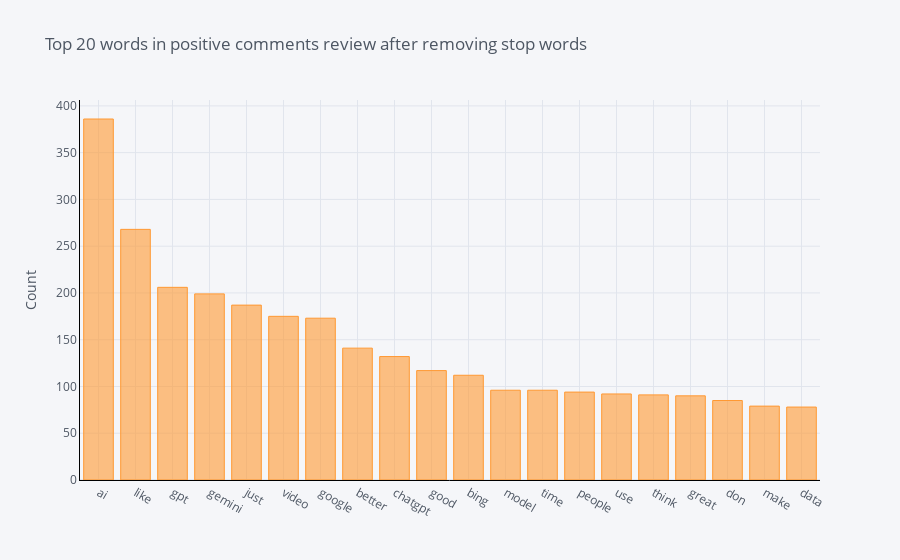

Notebook code cell kept with this figure:
### Code cell
# Unigram

def get_top_n_words(corpus, n=None):
    vec = CountVectorizer(stop_words = list(stop_words)).fit(corpus)
    bag_of_words = vec.transform(corpus)
    sum_words = bag_of_words.sum(axis=0) 
    words_freq = [(word, sum_words[0, idx]) for word, idx in vec.vocabulary_.items()]
    words_freq =sorted(words_freq, key = lambda x: x[1], reverse=True)
    return words_freq[:n]
common_words = get_top_n_words(pos_df['text'], 20)
# for word, freq in common_words:
#     print(word, freq)
df2 = pd.DataFrame(common_words, columns = ['CommentsText' , 'count'])
df2.groupby('CommentsText').sum()['count'].sort_values(ascending=False).iplot(
    kind='bar', yTitle='Count', linecolor='black', title='Top 20 words in positive comments review after removing stop words')

### Figure 1 — Plotly figure (JSON) as saved in the notebook; plotly's stock layout.template omitted (floating-point values rounded to 4 significant figures)
{"data": [{"marker": {"color": "rgba(255, 153, 51, 0.6)", "line": {"color": "rgba(255, 153, 51, 1.0)", "width": 1}}, "name": "count", "orientation": "v", "text": "", "type": "bar", "x": ["ai", "like", "gpt", "gemini", "just", "video", "google", "better", "chatgpt", "good", "bing", "model", "time", "people", "use", "think", "great", "don", "make", "data"], "y": [386, 268, 206, 199, 187, 175, 173, 141, 132, 117, 112, 96, 96, 94, 92, 91, 90, 85, 79, 78]}], "layout": {"legend": {"bgcolor": "#F5F6F9", "font": {"color": "#4D5663"}}, "paper_bgcolor": "#F5F6F9", "plot_bgcolor": "#F5F6F9", "title": {"font": {"color": "#4D5663"}, "text": "Top 20 words in positive comments review after removing stop words"}, "xaxis": {"gridcolor": "#E1E5ED", "linecolor": "black", "showgrid": true, "tickfont": {"color": "#4D5663"}, "title": {"font": {"color": "#4D5663"}, "text": ""}, "zerolinecolor": "#E1E5ED"}, "yaxis": {"gridcolor": "#E1E5ED", "linecolor": "black", "showgrid": true, "tickfont": {"color": "#4D5663"}, "title": {"font": {"color": "#4D5663"}, "text": "Count"}, "zerolinecolor": "#E1E5ED"}}}
